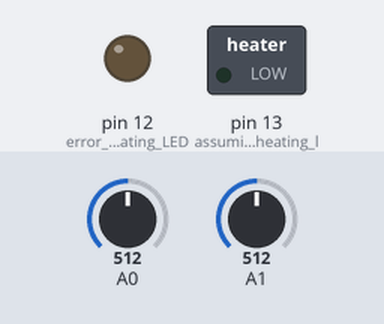
A sketch run on a simulated Arduino Uno, built with avr-gcc and run on an emulated ATmega328P. On the bench: switched loads named in the sketch (green lamp = pin HIGH), output pins drawn as LEDs (lit = HIGH). The test bench sets the inputs (shaded band); at power-on: A0 = 512, A1 = 512.

Above: at 1.3 s.
1.4 s: A0 set to 222
2.9 s: A0 set to 197
At 3.8 s:
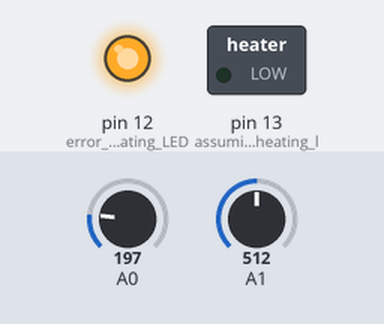
4.5 s: A1 set to 211
6.0 s: A1 set to 192
At 7.2 s:
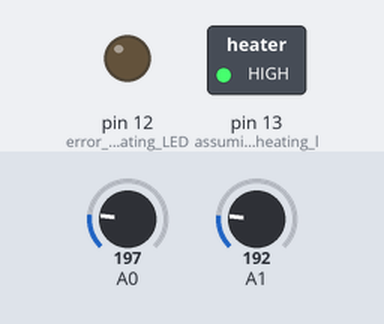
7.5 s: A0 set to 306
At 8.5 s:
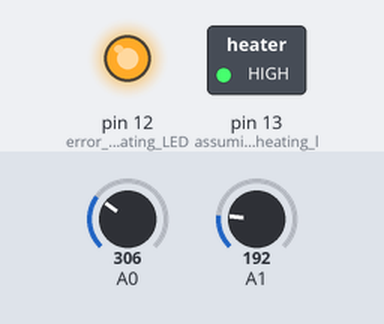
9.0 s: A0 set to 122
At 9.7 s:
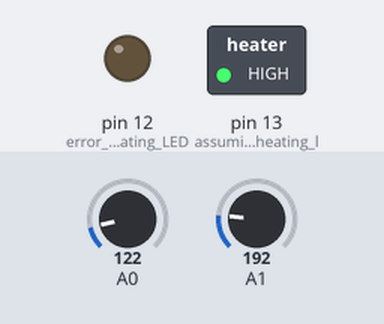
Timing chart, 0 to 11.5 s (numbered marks = the images above; inputs shaded):
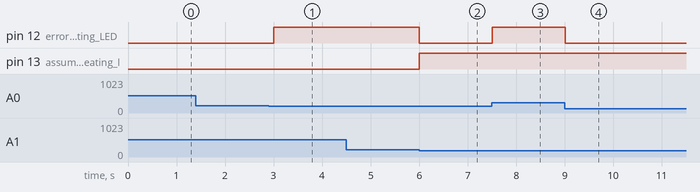

Measured:
- the behaviour switches between 205 and 204 on A0 (found by bisection; images 0 and 1)
- the behaviour switches between 201 and 200 on A1 (found by bisection; images 1 and 2)
- after the input at 1.4 s, every drawn part: stays the same
- after the input at 2.9 s, pin 12 (error_indicating_LED): LOW → HIGH after 0.10 s
- after the input at 4.5 s, every drawn part: stays the same
- after the input at 6.0 s, pin 12 (error_indicating_LED): HIGH → LOW at once; pin 13 (assuming_the_IR_heating_l): LOW → HIGH at once
- after the input at 7.5 s, pin 12 (error_indicating_LED): LOW → HIGH at once
- after the input at 9.0 s, pin 12 (error_indicating_LED): HIGH → LOW at once

The sketch:

2_infant_incubator_redundancy.ino
```cpp
long t0;

void setup() {
  // put your setup code here, to run once:
  Serial.begin(9600);
  pinMode(A0, INPUT);
  pinMode(A1, INPUT);
  pinMode(13, OUTPUT); // assuming the IR heating lamp is attached to pin 13
  pinMode(12, OUTPUT); // error indicating LED
  t0 = millis();
}

void loop() {
  int reading0 = analogRead(A0);
  float voltage0 = reading0 * 5.0;
  voltage0 /= 1024.0;
  float temp0 = voltage0/0.01;

  int reading1 = analogRead(A1);
  float voltage1 = reading1 * 5.0;
  voltage1 /= 1024.0;
  float temp1 = voltage1/0.01;

  if (temp0<98 && temp1<98) {
    digitalWrite(13, HIGH);
    digitalWrite(12, LOW);
  }
  else if (temp0>100 && temp1>100) {
    digitalWrite(13, LOW);
    digitalWrite(12, LOW);
  }
  else {
    digitalWrite(12, HIGH); // throws error
  }

  delay(500);
}
```
